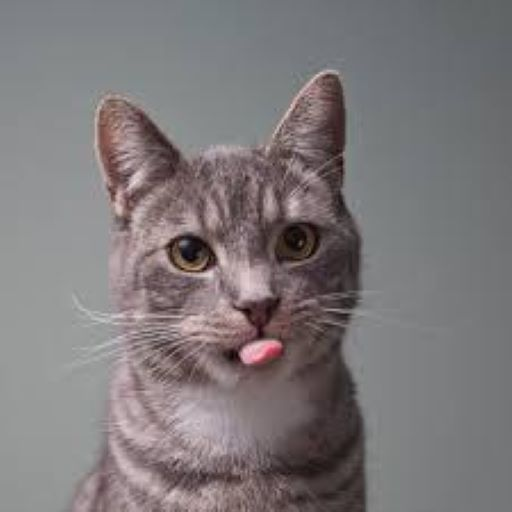
#> input picture imagerot/images.jpg, 512 x 512 px, found by its file name
$ python p2.py
#> lines starting #> are read from the running program, lines starting #| are printed output that depends on the picture
import cv2
import numpy as np

path = r'D:\aby\images.jpg'
# Load the image
image = cv2.imread(path,cv2.WINDOW_NORMAL)
#> image: shape (512, 512); min 4, max 225, mean 122.3

height, width = image.shape[:2]
#> height = 512; width = 512
# get the center coordinates of the image to create the 2D rotation matrix
center = (width/2, height/2)
#> center = (256, 256)

# using cv2.getRotationMatrix2D() to get the rotation matrix
rotate_matrix = cv2.getRotationMatrix2D(center=center, angle=135, scale=0.705)

# rotate the image using cv2.warpAffine
rotated_image = cv2.warpAffine(src=image, M=rotate_matrix, dsize=(width, height))
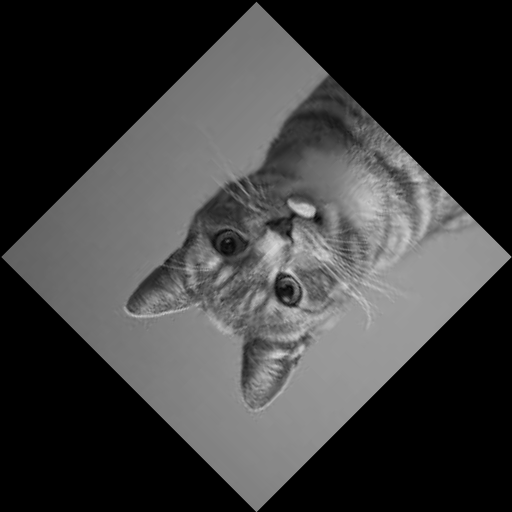
#> rotated_image: shape (512, 512); min 0, max 217, mean 60.8

cv2.imshow('Original image', image)
cv2.imshow('Rotated image', rotated_image)
# wait indefinitely, press any key on keyboard to exit
cv2.waitKey(0)
# save the rotated image to disk
cv2.imwrite('rotated_image.jpg', rotated_image)

$ run again, with imagerot/img2.jpg copied over imagerot/images.jpg
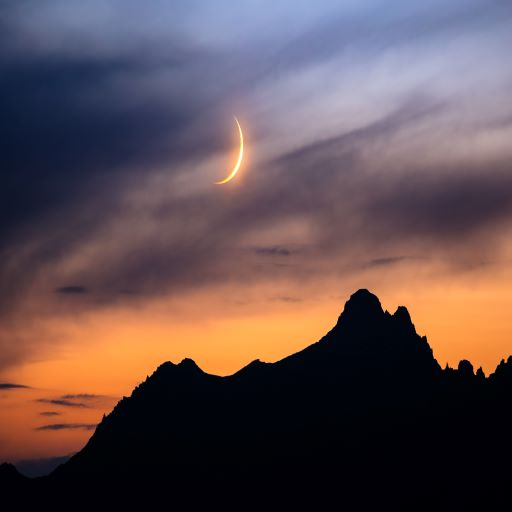
#> input picture imagerot/img2.jpg, 512 x 512 px, found by its file name
#> `image = cv2.imread(path,cv2.WINDOW_NORMAL)`:
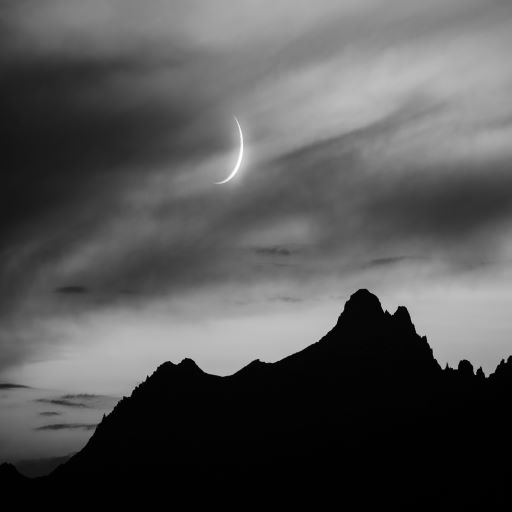
#> image: shape (512, 512); min 0, max 255, mean 84.6
#> `rotated_image = cv2.warpAffine(src=image, M=rotate_matrix, dsize=(widt..`:
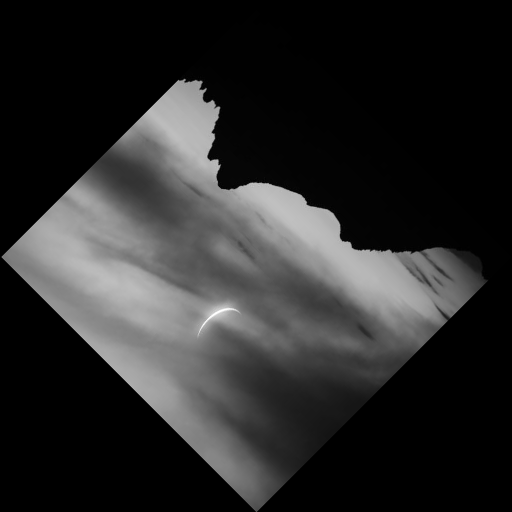
#> rotated_image: shape (512, 512); min 0, max 255, mean 42.1
